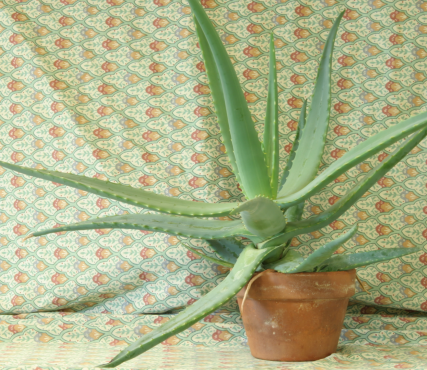
#> input picture Aloe/view1.png, 427 x 370 px
$ python harris_detector_3d.py 100 100
#> lines starting #> are read from the running program, lines starting #| are printed output that depends on the picture; after the words box and inside, x2 and y2 are one past the last pixel; in counts of white or black regions, pixels touching at a corner belong together
import cv2
from matplotlib import pyplot as plt
import numpy as np
import json
import math
import os
import sys
import re


class CornerBasedMatching:

    def __init__(self,  blockSize, ksize):
#> called with blockSize = 100, ksize = 100
        self.scale = 1
        left_img = "Aloe/view1.png"
        right_img = "Aloe/view5.png"

        # Load source image
        self.img1 = cv2.imread(left_img, cv2.IMREAD_COLOR)  # Load an image
#> self.img1 is the input picture: shape (370, 427, 3); mean B, G, R 135.7, 176.3, 170.3

        # Check if image is loaded fine
        if self.img1 is None:
            print('Error opening image1')
            exit(-1)

        # Reduce noise
        # Remove noise by blurring with a Gaussian filter
        self.img1 = cv2.GaussianBlur(self.img1, (3, 3), 0)

        # Convert the image to grayscale
        self.img1 = cv2.cvtColor(self.img1, cv2.COLOR_BGR2GRAY)
#> self.img1: shape (370, 427)

        self.img2 = cv2.imread(right_img, cv2.IMREAD_COLOR)  # Load an image
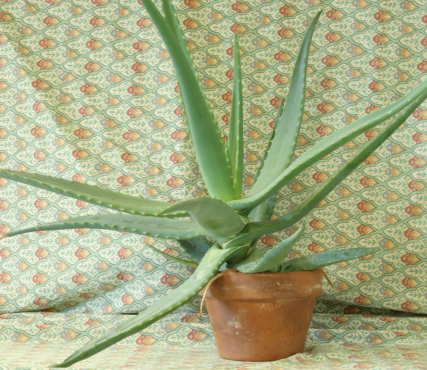
#> input picture Aloe/view5.png, 427 x 370 px
#> self.img2 is the input picture: shape (370, 427, 3); mean B, G, R 133.2, 173.2, 167.1

        # Check if image is loaded fine
        if self.img2 is None:
            print('Error opening image2')
            exit(-1)

        # Reduce noise
        # Remove noise by blurring with a Gaussian filter
        self.img2 = cv2.GaussianBlur(self.img2, (3, 3), 0)

        # Convert the image to grayscale
        self.img2 = cv2.cvtColor(self.img2, cv2.COLOR_BGR2GRAY)
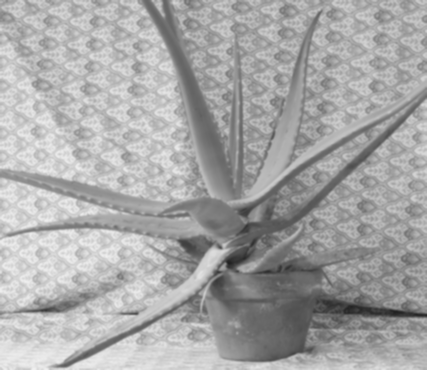
#> self.img2: shape (370, 427); min 32, max 240, mean 166.9


        self.total_cols = len(self.img1)
#> self.total_cols = 370
        self.total_rows = len(self.img1[0])
#> self.total_rows = 427
        self.ground_truth = np.zeros((self.total_cols, self.total_rows), np.uint8)
        self.disparity = np.zeros((self.total_cols, self.total_rows), np.uint8)
        self.error_map = np.zeros((self.total_cols, self.total_rows), np.uint8)

    # calculate factor calculated where realative_error is smaller than delta = delta[%]/100= 0.20 divided by all points
    def calculateMatchFactor(self, relative_list, delta):

        counter = 0
        for relative in relative_list:
            if relative > delta and math.isnan(relative) == False:
                counter += 1

        # calculate factor
        return counter / len(relative_list)

    # compare calculated values with ground-truth values
    def compareGroundtruth(self):

        # Load ground-truth
        ground_name = "Aloe/3dGT.png"
        self.ground_truth =  cv2.imread(ground_name, cv2.IMREAD_GRAYSCALE)

        # normalization of disp values for rescaled third-size images
        self.disparity = self.disparity / self.scale

        left_corners = self.calculateCorners()

        error_list = []

        # comapare diff between disp - disp_ground
        for left_cross in left_corners:
            x = left_cross[0]
            y = left_cross[1]

            error = abs(self.ground_truth[y, x] - self.disparity[y, x])
            error_list.append(error)
            self.error_map[y, x] = error

        return self.calculateMatchFactor(error_list, 5 / self.scale)

    # def calculateCorners(self, src, blockSize, ksize, k):
    def calculateCorners(self):

        blockSize = 7
        ksize = 3
        k = 0.04

        dst = cv2.cornerHarris(self.img1, blockSize, ksize, k)
        ret, final = cv2.threshold(dst, 0.01 * dst.max(), 255, 0)

        corner_value = 0
        corners = []

        # high is y, width is x
        for i in range(len(final)):
            for j in range(len(final[0])):
                if corner_value == final[i, j]:
                    corners.append([j, i])

        return corners

    def doMatching(self):
        left_corners = self.calculateCorners()
#> in calculateCorners, `ret, final = cv2.threshold(dst, 0.01 * dst.max(), 255, 0)`:
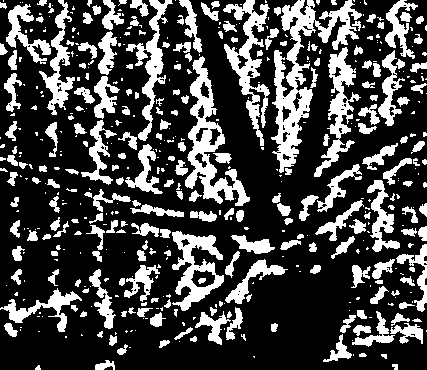
#> final: shape (370, 427) float32; 27.6% white; 484 white regions (261 under 20 px), largest, box (x1, y1, x2, y2) and area: (271, 0, 362, 173) 4326, (185, 56, 250, 206) 2939, (223, 0, 270, 146) 2192
#> in calculateCorners, `ret, final = cv2.threshold(dst, 0.01 * dst.max(), 255, 0)`: ret = 2.79e-06
#> after the loop in calculateCorners, `for i in range(len(final)):`: corners = 114403 items
#> left_corners = 114403 items

        minDisparity = 0
        numDisparities = 128
        blockSize = 11
        uniquenessRatio = 1
        speckleWindowSize = 3
        speckleRange = 3
        disp12MaxDiff = 200
        P1 = 600
        P2 = 2400
        speckleRange = 3
        disp12MaxDiff = 200

        stereo = cv2.StereoSGBM_create(
        minDisparity = minDisparity,
        numDisparities = numDisparities,
        blockSize = blockSize,
        uniquenessRatio = uniquenessRatio,
        speckleRange = speckleRange,
        speckleWindowSize = speckleWindowSize,
        disp12MaxDiff = disp12MaxDiff,
        P1 = P1,
        P2 = P2)
        self.disparity = stereo.compute(self.img1, self.img2)
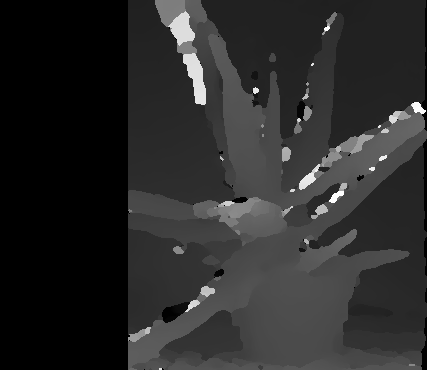
#> self.disparity: shape (370, 427) int16; min -16, max 2032, mean 326.8; drawn with min black and max white

        match_factor = self.compareGroundtruth()
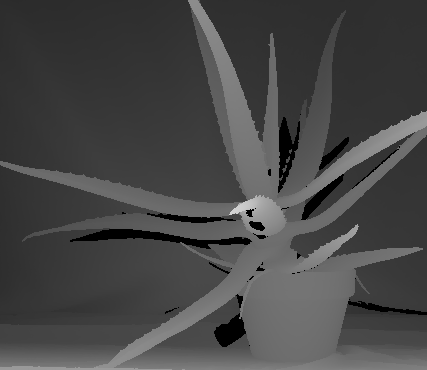
#> input picture Aloe/3dGT.png, 427 x 370 px
#> in compareGroundtruth, self.ground_truth is the input picture: shape (370, 427); min 0, max 211, mean 70.3
#> the loop in compareGroundtruth, `for left_cross in left_corners:` made 114403 passes
#> (left_cross, x, error) on passes 1 to 3: ([0, 0], 0, 60), ([1, 0], 1, 60), ([2, 0], 2, 60)
#> after the loop in compareGroundtruth, `for left_cross in left_corners:`:
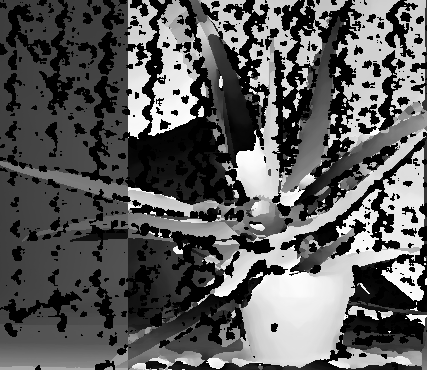
#> self.error_map: shape (370, 427); min 0, max 255, mean 92.5
#> the loop in calculateMatchFactor, `for relative in relative_list:` made 114403 passes
#> relative on passes 1 to 12: 60, 60, 60, 60, 60, 60, 60, 60, 60, 59, 59, 59
#> after the loop in calculateMatchFactor, `for relative in relative_list:`: counter = 114383
#> match_factor = 1

        plt.figure(figsize=(20, 10))
        plt.bar("MATCH FACTOR", match_factor)
        plt.savefig("3dOutput/shi_tomasi_Aloe3d_" + str(blockSize) + "_" + str(ksize) + "_" + str(1) + ".png")
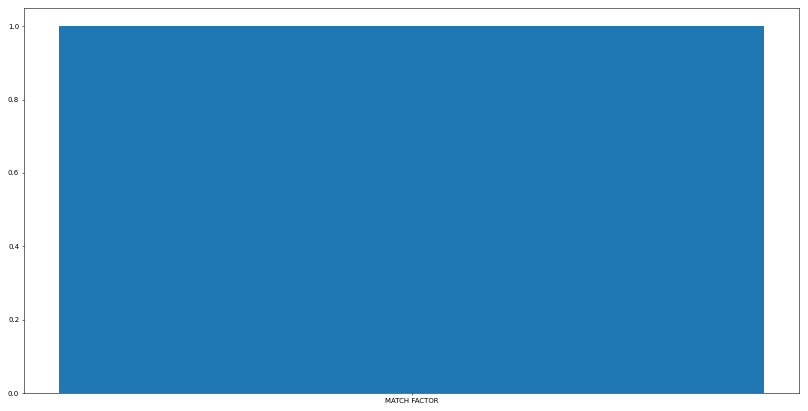
#> figure drawn by matplotlib, 1 panel


if __name__ == '__main__':

    if len(sys.argv) != 3:
            print("Wrong number of arguments")
            exit(1)

    blockSize = int(sys.argv[1])
    ksize = int(sys.argv[2])

    matching = CornerBasedMatching(blockSize, ksize)
    matching.doMatching()
